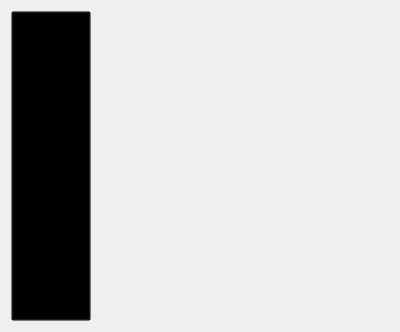
<?xml version="1.0" encoding="UTF-8"?>
<ui version="4.0">
 <class>Form</class>
 <widget class="QWidget" name="Form">
  <property name="geometry">
   <rect>
    <x>0</x>
    <y>0</y>
    <width>400</width>
    <height>332</height>
   </rect>
  </property>
  <property name="sizePolicy">
   <sizepolicy hsizetype="Expanding" vsizetype="Expanding">
    <horstretch>0</horstretch>
    <verstretch>0</verstretch>
   </sizepolicy>
  </property>
  <property name="windowTitle">
   <string>Form</string>
  </property>
  <layout class="QVBoxLayout" name="verticalLayout">
   <item>
    <layout class="QHBoxLayout" name="horizontalLayout">
     <item alignment="Qt::AlignLeft">
      <widget class="QPushButton" name="add_file">
       <property name="sizePolicy">
        <sizepolicy hsizetype="Expanding" vsizetype="Expanding">
         <horstretch>0</horstretch>
         <verstretch>0</verstretch>
        </sizepolicy>
       </property>
       <property name="styleSheet">
        <string notr="true">background-color:transparent;</string>
       </property>
       <property name="text">
        <string>Add File</string>
       </property>
       <property name="icon">
        <iconset>
         <normaloff>../images/icons8-add-property-40.png</normaloff>../images/icons8-add-property-40.png</iconset>
       </property>
       <property name="iconSize">
        <size>
         <width>25</width>
         <height>25</height>
        </size>
       </property>
      </widget>
     </item>
    </layout>
   </item>
   <item>
    <layout class="QVBoxLayout" name="verticalLayout_2"/>
   </item>
  </layout>
 </widget>
 <resources/>
 <connections/>
</ui>
